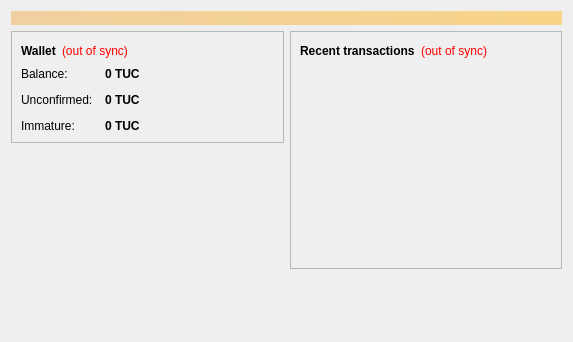
<?xml version="1.0" encoding="UTF-8"?>
<ui version="4.0">
 <class>OverviewPage</class>
 <widget class="QWidget" name="OverviewPage">
  <property name="geometry">
   <rect>
    <x>0</x>
    <y>0</y>
    <width>573</width>
    <height>342</height>
   </rect>
  </property>
  <property name="windowTitle">
   <string>Form</string>
  </property>
  <layout class="QVBoxLayout" name="topLayout">
   <item>
    <widget class="QLabel" name="labelAlerts">
     <property name="visible">
      <bool>false</bool>
     </property>
     <property name="styleSheet">
      <string notr="true">background-color: qlineargradient(x1: 0, y1: 0, x2: 1, y2: 0, stop:0 #F0D0A0, stop:1 #F8D488); color:#000000;</string>
     </property>
     <property name="wordWrap">
      <bool>true</bool>
     </property>
     <property name="margin">
      <number>3</number>
     </property>
    </widget>
   </item>
   <item>
    <layout class="QHBoxLayout" name="horizontalLayout" stretch="1,1">
     <item>
      <layout class="QVBoxLayout" name="verticalLayout_2">
       <item>
        <widget class="QFrame" name="frame">
         <property name="frameShape">
          <enum>QFrame::StyledPanel</enum>
         </property>
         <property name="frameShadow">
          <enum>QFrame::Raised</enum>
         </property>
         <layout class="QVBoxLayout" name="verticalLayout_4">
          <item>
           <layout class="QHBoxLayout" name="horizontalLayout_4">
            <item>
             <widget class="QLabel" name="label_5">
              <property name="font">
               <font>
                <weight>75</weight>
                <bold>true</bold>
               </font>
              </property>
              <property name="text">
               <string>Wallet</string>
              </property>
             </widget>
            </item>
            <item>
             <widget class="QLabel" name="labelWalletStatus">
              <property name="toolTip">
               <string>The displayed information may be out of date. Your wallet automatically synchronizes with the TUcoin network after a connection is established, but this process has not completed yet.</string>
              </property>
              <property name="styleSheet">
               <string notr="true">QLabel { color: red; }</string>
              </property>
              <property name="text">
               <string notr="true">(out of sync)</string>
              </property>
              <property name="alignment">
               <set>Qt::AlignLeading|Qt::AlignLeft|Qt::AlignVCenter</set>
              </property>
             </widget>
            </item>
            <item>
             <spacer name="horizontalSpacer_2">
              <property name="orientation">
               <enum>Qt::Horizontal</enum>
              </property>
              <property name="sizeHint" stdset="0">
               <size>
                <width>40</width>
                <height>20</height>
               </size>
              </property>
             </spacer>
            </item>
           </layout>
          </item>
          <item>
           <layout class="QFormLayout" name="formLayout_2">
            <property name="fieldGrowthPolicy">
             <enum>QFormLayout::AllNonFixedFieldsGrow</enum>
            </property>
            <property name="horizontalSpacing">
             <number>12</number>
            </property>
            <property name="verticalSpacing">
             <number>12</number>
            </property>
            <item row="0" column="0">
             <widget class="QLabel" name="label">
              <property name="text">
               <string>Balance:</string>
              </property>
             </widget>
            </item>
            <item row="0" column="1">
             <widget class="QLabel" name="labelBalance">
              <property name="font">
               <font>
                <weight>75</weight>
                <bold>true</bold>
               </font>
              </property>
              <property name="cursor">
               <cursorShape>IBeamCursor</cursorShape>
              </property>
              <property name="toolTip">
               <string>Your current balance</string>
              </property>
              <property name="text">
               <string notr="true">0 TUC</string>
              </property>
              <property name="textInteractionFlags">
               <set>Qt::LinksAccessibleByMouse|Qt::TextSelectableByKeyboard|Qt::TextSelectableByMouse</set>
              </property>
             </widget>
            </item>
            <item row="1" column="0">
             <widget class="QLabel" name="label_3">
              <property name="text">
               <string>Unconfirmed:</string>
              </property>
             </widget>
            </item>
            <item row="1" column="1">
             <widget class="QLabel" name="labelUnconfirmed">
              <property name="font">
               <font>
                <weight>75</weight>
                <bold>true</bold>
               </font>
              </property>
              <property name="cursor">
               <cursorShape>IBeamCursor</cursorShape>
              </property>
              <property name="toolTip">
               <string>Total of transactions that have yet to be confirmed, and do not yet count toward the current balance</string>
              </property>
              <property name="text">
               <string notr="true">0 TUC</string>
              </property>
              <property name="textInteractionFlags">
               <set>Qt::LinksAccessibleByMouse|Qt::TextSelectableByKeyboard|Qt::TextSelectableByMouse</set>
              </property>
             </widget>
            </item>
            <item row="2" column="0">
             <widget class="QLabel" name="labelImmatureText">
              <property name="text">
               <string>Immature:</string>
              </property>
             </widget>
            </item>
            <item row="2" column="1">
             <widget class="QLabel" name="labelImmature">
              <property name="font">
               <font>
                <weight>75</weight>
                <bold>true</bold>
               </font>
              </property>
              <property name="toolTip">
               <string>Mined balance that has not yet matured</string>
              </property>
              <property name="text">
               <string notr="true">0 TUC</string>
              </property>
              <property name="textInteractionFlags">
               <set>Qt::LinksAccessibleByMouse|Qt::TextSelectableByKeyboard|Qt::TextSelectableByMouse</set>
              </property>
             </widget>
            </item>
           </layout>
          </item>
         </layout>
        </widget>
       </item>
       <item>
        <spacer name="verticalSpacer">
         <property name="orientation">
          <enum>Qt::Vertical</enum>
         </property>
         <property name="sizeHint" stdset="0">
          <size>
           <width>20</width>
           <height>40</height>
          </size>
         </property>
        </spacer>
       </item>
      </layout>
     </item>
     <item>
      <layout class="QVBoxLayout" name="verticalLayout_3">
       <item>
        <widget class="QFrame" name="frame_2">
         <property name="frameShape">
          <enum>QFrame::StyledPanel</enum>
         </property>
         <property name="frameShadow">
          <enum>QFrame::Raised</enum>
         </property>
         <layout class="QVBoxLayout" name="verticalLayout">
          <item>
           <layout class="QHBoxLayout" name="horizontalLayout_2">
            <item>
             <widget class="QLabel" name="label_4">
              <property name="text">
               <string>&lt;b&gt;Recent transactions&lt;/b&gt;</string>
              </property>
             </widget>
            </item>
            <item>
             <widget class="QLabel" name="labelTransactionsStatus">
              <property name="toolTip">
               <string>The displayed information may be out of date. Your wallet automatically synchronizes with the TUcoin network after a connection is established, but this process has not completed yet.</string>
              </property>
              <property name="styleSheet">
               <string notr="true">QLabel { color: red; }</string>
              </property>
              <property name="text">
               <string notr="true">(out of sync)</string>
              </property>
              <property name="alignment">
               <set>Qt::AlignRight|Qt::AlignTrailing|Qt::AlignVCenter</set>
              </property>
             </widget>
            </item>
            <item>
             <spacer name="horizontalSpacer">
              <property name="orientation">
               <enum>Qt::Horizontal</enum>
              </property>
              <property name="sizeHint" stdset="0">
               <size>
                <width>40</width>
                <height>20</height>
               </size>
              </property>
             </spacer>
            </item>
           </layout>
          </item>
          <item>
           <widget class="QListView" name="listTransactions">
            <property name="styleSheet">
             <string notr="true">QListView { background: transparent; }</string>
            </property>
            <property name="frameShape">
             <enum>QFrame::NoFrame</enum>
            </property>
            <property name="verticalScrollBarPolicy">
             <enum>Qt::ScrollBarAlwaysOff</enum>
            </property>
            <property name="horizontalScrollBarPolicy">
             <enum>Qt::ScrollBarAlwaysOff</enum>
            </property>
            <property name="selectionMode">
             <enum>QAbstractItemView::NoSelection</enum>
            </property>
           </widget>
          </item>
         </layout>
        </widget>
       </item>
       <item>
        <spacer name="verticalSpacer_2">
         <property name="orientation">
          <enum>Qt::Vertical</enum>
         </property>
         <property name="sizeHint" stdset="0">
          <size>
           <width>20</width>
           <height>40</height>
          </size>
         </property>
        </spacer>
       </item>
      </layout>
     </item>
    </layout>
   </item>
  </layout>
 </widget>
 <resources/>
 <connections/>
</ui>
